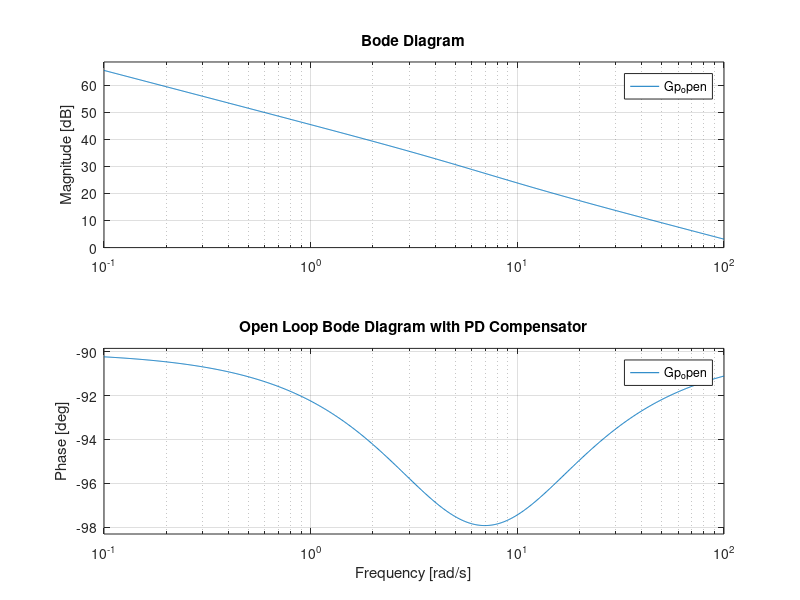
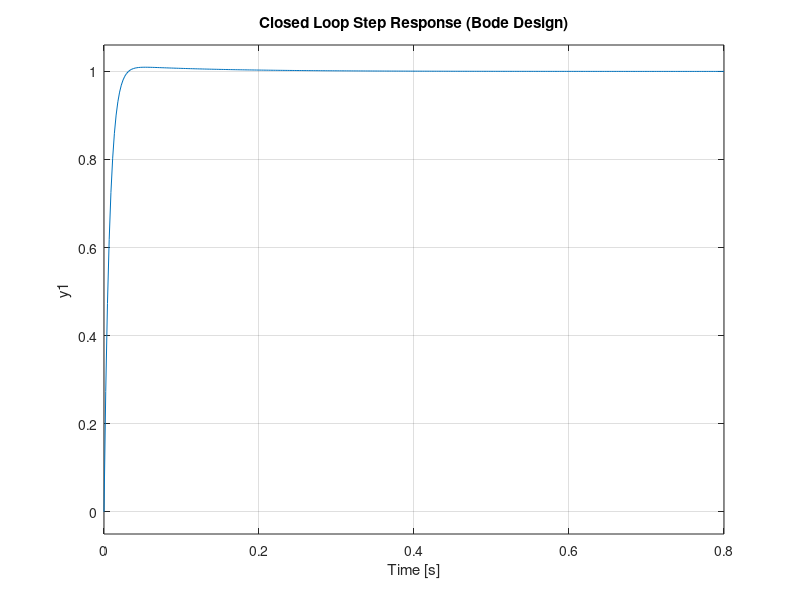

MATLAB code for these plots, in order: (Note: this script raises an error after producing the figures.)
%% Frequency Domain Bode Plot PD Design for QUBE Servo 2
clear; clc; close all;

Kp = 7.84;
Kd = 0.98;
K = 24;
tau = 0.165;

Gc = tf([Kd Kp], 1);
Gp = tf([K], [tau 1 0]);
Gp_open = Gc * Gp;

figure;
bode(Gp_open); grid on;
title('Open Loop Bode Diagram with PD Compensator');

Sys_cl = feedback(Gp_open, 1);
figure;
step(Sys_cl); grid on;
title('Closed Loop Step Response (Bode Design)');
stepinfo(Sys_cl)
